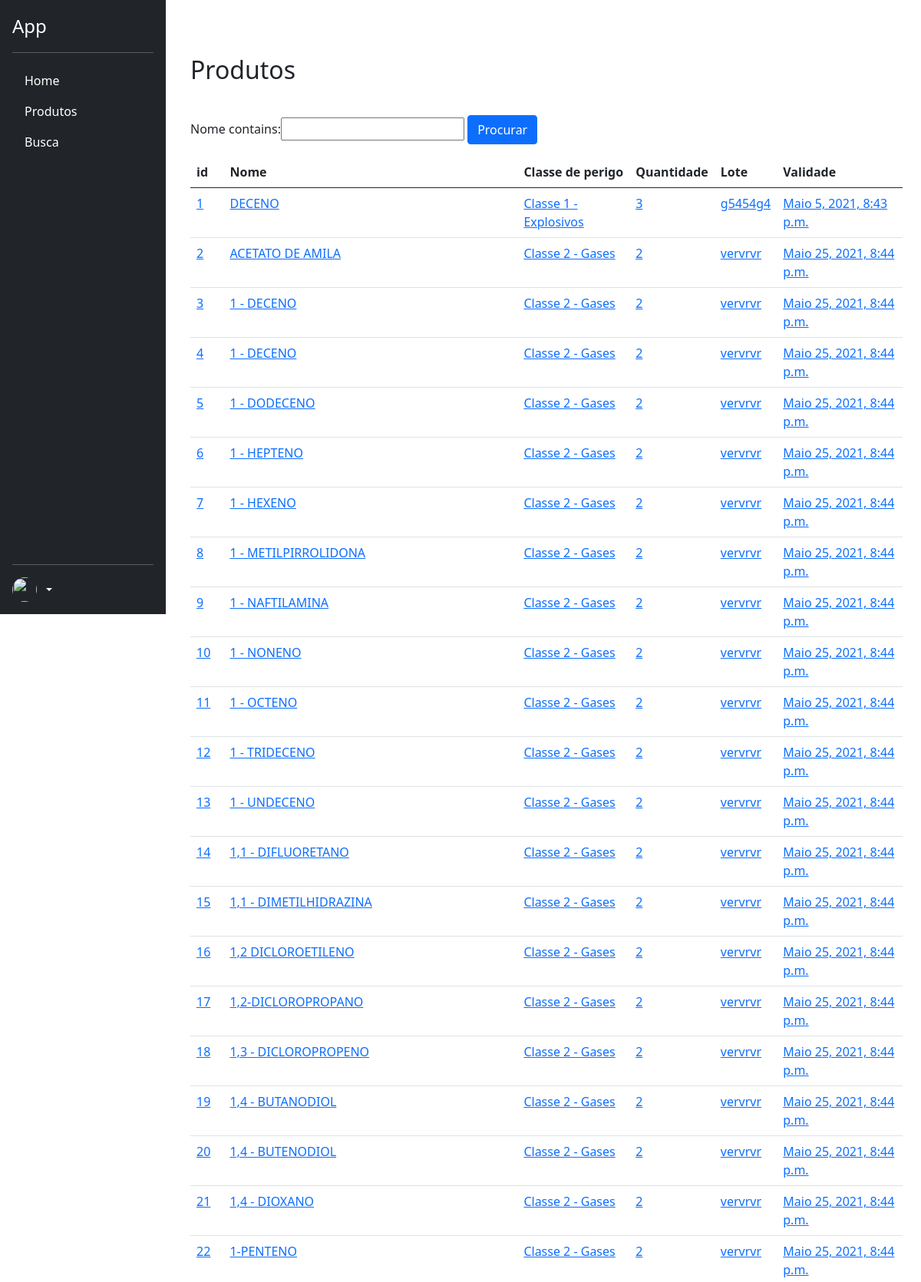
The page /busca (signed in, upper part) on the database its author committed.
### core/models.py (models this page shows, shortened)
class Produto(models.Model):
    nome = models.CharField('Nome', max_length=100)
    sinonimo = models.CharField('Sinonimo', max_length=100)
    classe_de_perigo = models.ForeignKey(ClasseDePerigo, on_delete=models.CASCADE)
    sub_classe_de_perigo = models.ForeignKey(SubClassesDePerigo, on_delete=models.CASCADE)
    simbolo_ghs = models.ForeignKey(SimboloGHS, on_delete=models.CASCADE)
    incompatibilidade = models.CharField('Incompatibilidade', max_length=100)
    local_armazenamento = models.ForeignKey(LocalArmazenamento, on_delete=models.CASCADE)
    quantidade = models.IntegerField('Quantidade')
    lote = models.CharField('Lote', max_length=100)
    validate = models.DateTimeField('Data de Validade')
    link_FISPQ = models.CharField('link FISPQ', max_length=100)
    residuo = models.CharField('Residuo', max_length=100)

class ClasseDePerigo(models.Model):
    nome = models.CharField('Nome', max_length=100)
    def __str__(self):
        return f'{self.nome}'

### core/views.py (the view)
# urls.py: path('busca', views.BuscaListView.as_view(), name='busca'),
class BuscaListView(LoginRequiredMixin, ListView):
    template_name = "core/busca.html"
    paginate_by = 10
    model = Produto
    ordering = 'id'
    def get_context_data(self, **kwargs):
        context = super().get_context_data(**kwargs)
        context['filter'] = ProdutoFilter(self.request.GET, queryset=self.get_queryset())
        return context

### core/templates/core/busca.html (shortened to what this page needs)
{% extends "core/base.html" %}
{% load bootstrap%}
{% block content %}
<div class="col-10 p-4 ps-5">
    <h2 class="pb-3 pt-5">Produtos</h2>
    <form method="GET">
    {{ filter.form|bootstrap }}
        <button type="submit" class="btn btn-primary mt-3 mb-3" >Procurar</button>
    </form>
    <table class="table">
        <thead>
        <tr>
            <th scope="col">id</th>
            <th scope="col">Nome</th>
            <th scope="col">Classe de perigo</th>
            <th scope="col">Quantidade</th>
            <th scope="col">Lote</th>
            <th scope="col">Validade</th>
        </tr>
        </thead>
        <tbody>
        {% for produto in filter.qs %}
        <tr>
            <td><a href="{% url 'produto' produto.id %}">{{ produto.id }}</a></td>
            <td><a href="{% url 'produto' produto.id %}">{{ produto.nome }}</a></td>
            <td><a href="{% url 'produto' produto.id %}">{{ produto.classe_de_perigo }}</a></td>
            <td><a href="{% url 'produto' produto.id %}">{{ produto.quantidade }}</a></td>
            <td><a href="{% url 'produto' produto.id %}">{{ produto.lote }}</a></td>
            <td><a href="{% url 'produto' produto.id %}">{{ produto.validate }}</a></td>
        </tr>
        {% endfor %}
        </tbody>
    </table>
</div>
{% endblock %}

### core/static/main.css (style rules this page uses)
html, body { height: 100%; }
body { margin: 0; font-family: var(--bs-font-sans-serif); font-size: 1rem; font-weight: 400; line-height: 1.5; color: #212529; background-color: #fff; -webkit-text-size-adjust: 100%; -webkit-tap-highlight-color: transparent; }

### rows shown on the page
Produto: id "1", nome "DECENO", classe_de_perigo "Classe 1 - Explosivos", quantidade "3", lote "g5454g4", validate "Maio 5, 2021, 8:43 p.m."
Produto: id "2", nome "ACETATO DE AMILA", classe_de_perigo "Classe 2 - Gases", quantidade "2", lote "vervrvr", validate "Maio 25, 2021, 8:44 p.m."
Produto: id "3", nome "1 - DECENO", classe_de_perigo "Classe 2 - Gases", quantidade "2", lote "vervrvr", validate "Maio 25, 2021, 8:44 p.m."
Produto: id "4", nome "1 - DECENO", classe_de_perigo "Classe 2 - Gases", quantidade "2", lote "vervrvr", validate "Maio 25, 2021, 8:44 p.m."
Produto: id "5", nome "1 - DODECENO", classe_de_perigo "Classe 2 - Gases", quantidade "2", lote "vervrvr", validate "Maio 25, 2021, 8:44 p.m."
Produto: id "6", nome "1 - HEPTENO", classe_de_perigo "Classe 2 - Gases", quantidade "2", lote "vervrvr", validate "Maio 25, 2021, 8:44 p.m."
Produto: id "7", nome "1 - HEXENO", classe_de_perigo "Classe 2 - Gases", quantidade "2", lote "vervrvr", validate "Maio 25, 2021, 8:44 p.m."
Produto: id "8", nome "1 - METILPIRROLIDONA", classe_de_perigo "Classe 2 - Gases", quantidade "2", lote "vervrvr", validate "Maio 25, 2021, 8:44 p.m."
Produto: id "9", nome "1 - NAFTILAMINA", classe_de_perigo "Classe 2 - Gases", quantidade "2", lote "vervrvr", validate "Maio 25, 2021, 8:44 p.m."
Produto: id "10", nome "1 - NONENO", classe_de_perigo "Classe 2 - Gases", quantidade "2", lote "vervrvr", validate "Maio 25, 2021, 8:44 p.m."
Produto: id "11", nome "1 - OCTENO", classe_de_perigo "Classe 2 - Gases", quantidade "2", lote "vervrvr", validate "Maio 25, 2021, 8:44 p.m."
Produto: id "12", nome "1 - TRIDECENO", classe_de_perigo "Classe 2 - Gases", quantidade "2", lote "vervrvr", validate "Maio 25, 2021, 8:44 p.m."
Produto: id "13", nome "1 - UNDECENO", classe_de_perigo "Classe 2 - Gases", quantidade "2", lote "vervrvr", validate "Maio 25, 2021, 8:44 p.m."
Produto: id "14", nome "1,1 - DIFLUORETANO", classe_de_perigo "Classe 2 - Gases", quantidade "2", lote "vervrvr", validate "Maio 25, 2021, 8:44 p.m."
Produto: id "15", nome "1,1 - DIMETILHIDRAZINA", classe_de_perigo "Classe 2 - Gases", quantidade "2", lote "vervrvr", validate "Maio 25, 2021, 8:44 p.m."
Produto: id "16", nome "1,2 DICLOROETILENO", classe_de_perigo "Classe 2 - Gases", quantidade "2", lote "vervrvr", validate "Maio 25, 2021, 8:44 p.m."
Produto: id "17", nome "1,2-DICLOROPROPANO", classe_de_perigo "Classe 2 - Gases", quantidade "2", lote "vervrvr", validate "Maio 25, 2021, 8:44 p.m."
Produto: id "18", nome "1,3 - DICLOROPROPENO", classe_de_perigo "Classe 2 - Gases", quantidade "2", lote "vervrvr", validate "Maio 25, 2021, 8:44 p.m."
Produto: id "19", nome "1,4 - BUTANODIOL", classe_de_perigo "Classe 2 - Gases", quantidade "2", lote "vervrvr", validate "Maio 25, 2021, 8:44 p.m."
Produto: id "20", nome "1,4 - BUTENODIOL", classe_de_perigo "Classe 2 - Gases", quantidade "2", lote "vervrvr", validate "Maio 25, 2021, 8:44 p.m."
Produto: id "21", nome "1,4 - DIOXANO", classe_de_perigo "Classe 2 - Gases", quantidade "2", lote "vervrvr", validate "Maio 25, 2021, 8:44 p.m."
Produto: id "22", nome "1-PENTENO", classe_de_perigo "Classe 2 - Gases", quantidade "2", lote "vervrvr", validate "Maio 25, 2021, 8:44 p.m."
